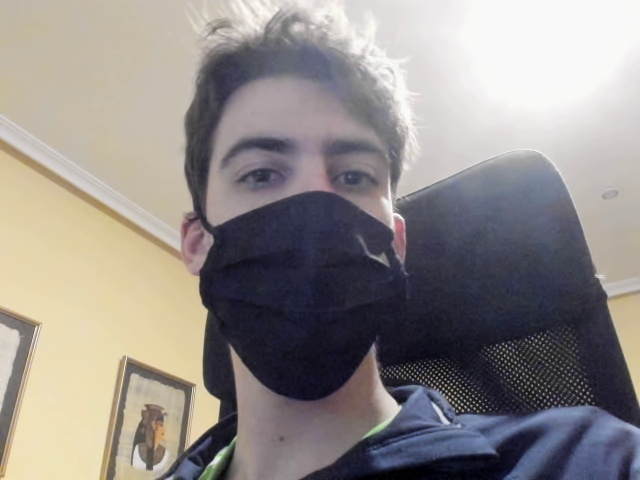
#> input picture BW3 _Face_Recognition/dataset/mask/javi_1615938295.jpg, 640 x 480 px
$ python 2_label_bbox_keypoints.py
#> lines starting #> are read from the running program, lines starting #| are printed output that depends on the picture; after the words box and inside, x2 and y2 are one past the last pixel; in counts of white or black regions, pixels touching at a corner belong together

# https://stackoverflow.com/questions/55149171/how-to-get-roi-bounding-box-coordinates-with-mouse-clicks-instead-of-guess-che
# https://docs.opencv.org/master/db/d5b/tutorial_py_mouse_handling.html

import pandas as pd
import cv2
#import os
from pathlib import Path


########################### CONSTANTS


PATH_DATASET = Path("dataset")
PATH_MASK    = PATH_DATASET/"mask"
PATH_NOMASK  = PATH_DATASET/"no_mask"
PATH_BADMASK = PATH_DATASET/"bad_mask"

TEXT_FONT      = cv2.FONT_HERSHEY_SIMPLEX
TEXT_COORDS    = (30, 50)
TEXT_SCALE     = 0.8
TEXT_COLOR     = (255, 0, 0)  # Blue (BGR)
TEXT_THICKNESS = 2 # 2 px

BBOX_COLOR     = (36,255,12) # light green (BGR)
BBOX_THICKNESS = 2

KEYPOINT_COLOR     = (36,12,255) # red (BGR)
KEYPOINT_THICKNESS = 2
KEYPOINT_LEN       = 10


########################### BOUNDING BOX Labeler

class BoundingBoxLabeler():

	def __init__(self, img):

		self.img_original = img
		self.img_bbox = self.img_original.copy()
		self.top_left_coords = None
		self.clicked = False
		self.is_bbox = False

		cv2.namedWindow("image")
		cv2.setMouseCallback("image", self.mouse_events)

	# [26 lines left out: function mouse_events, not called in this run]

	def wait_for_bbox(self):

		# Wait for bounding box (see mouse events)
		while not self.is_bbox:

			cv2.imshow("image", self.img_bbox)

			# Close program with keyboard "ESCAPE"
			key = cv2.waitKey(1)
			if key == 27:
				cv2.destroyAllWindows()
				exit(1)

		x = self.top_left_coords[0]
		y = self.top_left_coords[1]
		w = self.width
		h = self.height

		return x,y,w,h


########################### KEY_POINT Labeler


class KeyPointLabeler():

	# [40 lines left out: functions __init__, mouse_events, wait_for_keypoints, not called in this run]


if __name__ == "__main__":

	df = pd.DataFrame()

	classes = {
		"MASK":     PATH_MASK,
		"NO_MASK":  PATH_NOMASK,
		"BAD_MASK": PATH_BADMASK,
	}

	for class_name, class_path in classes.items():

		#imgs_paths = os.listdir(class_path)    # This returns images_filenames
		imgs_paths = list(class_path.iterdir()) # This returns images_realive_paths

		for i, img_path in enumerate(imgs_paths):

			img = cv2.imread(str(img_path))
#> img is the input picture: shape (480, 640, 3); mean B, G, R 137.5, 139.8, 145.3

			cv2.putText(img, class_name+" "+str(i+1)+"/"+str(len(imgs_paths)), TEXT_COORDS, TEXT_FONT, TEXT_SCALE, TEXT_COLOR, TEXT_THICKNESS, cv2.LINE_AA)
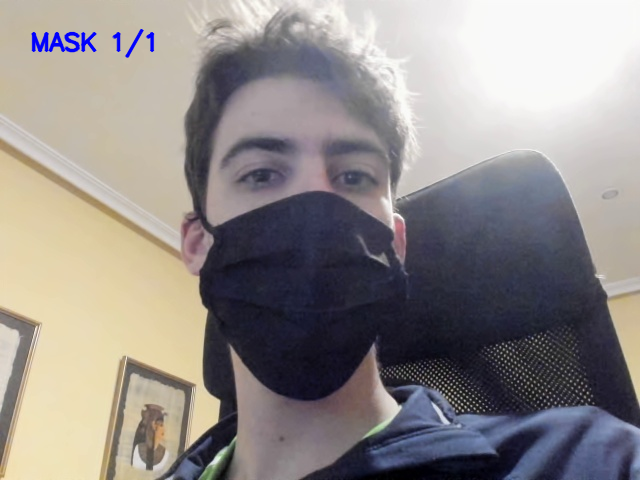
#> img: shape (480, 640, 3); 0.45% of pixels changed, all inside (x1, y1, x2, y2) = (31, 28, 155, 58)

			bbox_labeler = BoundingBoxLabeler(img=img)
			x,y,h,w      = bbox_labeler.wait_for_bbox()
#> (key Esc is pressed here)
#> (the run stopped early here; a loop or call above may not have finished)
